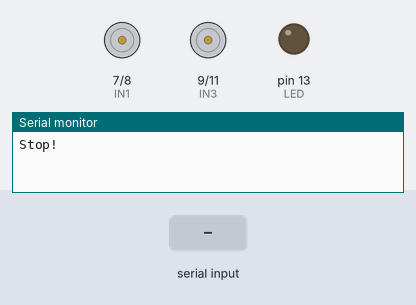
Recording of a sketch running on a simulated Arduino Uno, built with avr-gcc and run on an emulated ATmega328P. Shown: motor-driver pin pairs drawn as motors (green arrow = first pin HIGH = forward, orange = second pin HIGH = backward, longer = more drive, scaled by the enable pin), output pins drawn as LEDs (lit = HIGH), the last lines printed to the serial monitor. The test bench sets the inputs (shaded band).

Above: at 1.2 s.
1.3 s: "w" received over Serial
At 1.7 s:
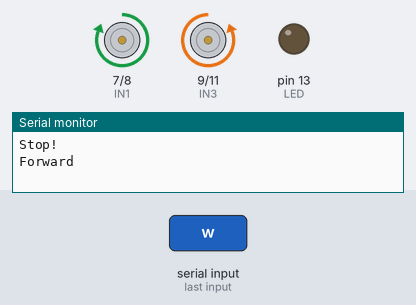
2.8 s: "s" received over Serial
At 3.9 s:
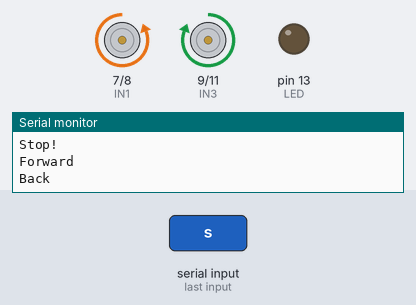
4.3 s: "a" received over Serial
At 5.1 s:
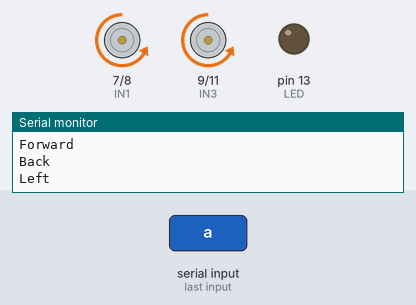
5.8 s: "d" received over Serial
At 6.2 s:
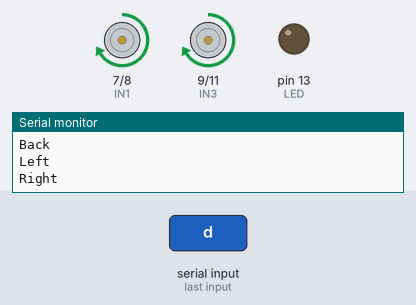
7.3 s: "q" received over Serial
At 8.5 s:
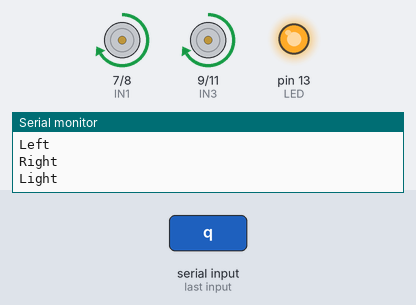
8.8 s: "e" received over Serial
At 9.7 s:
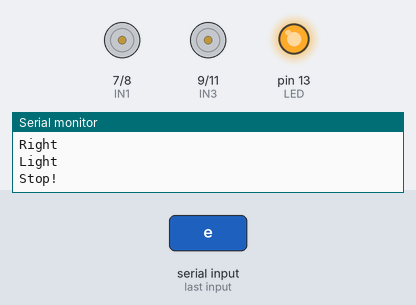
Timing chart, 0 to 11.3 s (numbered marks = the images above; inputs shaded):
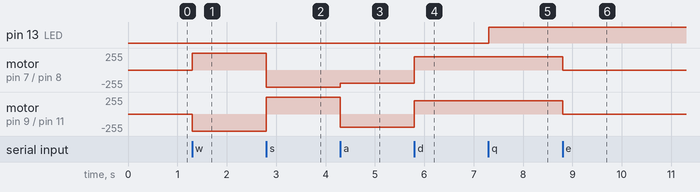

Measured:
- after the input at 1.3 s, motor on pin 7 (IN1) / pin 8 (IN2): stopped → forward 255/255 at once; motor on pin 9 (IN3) / pin 11 (IN4): stopped → backward 255/255 at once
- after the input at 2.8 s, motor on pin 7 (IN1) / pin 8 (IN2): forward 255/255 → backward 255/255 at once; motor on pin 9 (IN3) / pin 11 (IN4): backward 255/255 → forward 255/255 at once
- after the input at 4.3 s, motor on pin 7 (IN1) / pin 8 (IN2): backward 255/255 → backward 200/255 at once; motor on pin 9 (IN3) / pin 11 (IN4): forward 255/255 → backward 200/255 at once
- after the input at 5.8 s, motor on pin 7 (IN1) / pin 8 (IN2), motor on pin 9 (IN3) / pin 11 (IN4): backward 200/255 → forward 200/255 at once
- after the input at 7.3 s, pin 13 (LED): LOW → HIGH at once
- after the input at 8.8 s, motor on pin 7 (IN1) / pin 8 (IN2), motor on pin 9 (IN3) / pin 11 (IN4): forward 200/255 → stopped at once

The sketch:

arduino_code.ino
```cpp
//www.elegoo.com

#define ENA 5 // left motor speed
#define ENB 6 // right motor speed
#define IN1 7 // left front wheel
#define IN2 8 // left rear wheel
#define IN3 9 //right rear wheel
#define IN4 11 // right front wheel
#define LED 13

unsigned char carSpeed = 200;
bool state = LOW;
char getstr;

void forward(){
  digitalWrite(ENA,HIGH);
  digitalWrite(ENB,HIGH);
  digitalWrite(IN1,HIGH);
  digitalWrite(IN2,LOW);
  digitalWrite(IN3,LOW);
  digitalWrite(IN4,HIGH);
  Serial.println("Forward");
  Serial.flush();
}

void forwardLeft(){
  digitalWrite(ENA,HIGH);
  digitalWrite(ENB,LOW);
  digitalWrite(IN1,HIGH);
  digitalWrite(IN2,LOW);
  digitalWrite(IN3,LOW);
  digitalWrite(IN4,LOW);
  Serial.println("Left Forward");
  Serial.flush();
}

void forwardRight(){
  digitalWrite(ENA,LOW);
  digitalWrite(ENB,HIGH);
  digitalWrite(IN1,LOW);
  digitalWrite(IN2,LOW);
  digitalWrite(IN3,LOW);
  digitalWrite(IN4,HIGH);
  Serial.println("Right Forward");
  Serial.flush();
}

void back(){
  digitalWrite(ENA,HIGH);
  digitalWrite(ENB,HIGH);
  digitalWrite(IN1,LOW);
  digitalWrite(IN2,HIGH);
  digitalWrite(IN3,HIGH);
  digitalWrite(IN4,LOW);
  Serial.println("Back");
  Serial.flush();
}

void backLeft(){
  digitalWrite(ENA,HIGH);
  digitalWrite(ENB,LOW);
  digitalWrite(IN1,LOW);
  digitalWrite(IN2,HIGH);
  digitalWrite(IN3,LOW);
  digitalWrite(IN4,LOW);
  Serial.println("Left Back");
  Serial.flush();
}

void backRight(){
  digitalWrite(ENA,LOW);
  digitalWrite(ENB,HIGH);
  digitalWrite(IN1,LOW);
  digitalWrite(IN2,LOW);
  digitalWrite(IN3,HIGH);
  digitalWrite(IN4,LOW);
  Serial.println("Right Back");
  Serial.flush();
}

void left(){
  analogWrite(ENA,carSpeed);
  analogWrite(ENB,carSpeed);
  digitalWrite(IN1,LOW);
  digitalWrite(IN2,HIGH);
  digitalWrite(IN3,LOW);
  digitalWrite(IN4,HIGH);
  Serial.println("Left");
  Serial.flush();
}

void right(){
  analogWrite(ENA,carSpeed);
  analogWrite(ENB,carSpeed);
  digitalWrite(IN1,HIGH);
  digitalWrite(IN2,LOW);
  digitalWrite(IN3,HIGH);
  digitalWrite(IN4,LOW);
  Serial.println("Right");
  Serial.flush();
}

void stop(){
  digitalWrite(ENA,LOW);
  digitalWrite(ENB,LOW);
  Serial.println("Stop!");
  Serial.flush();
}

void stateChange(){
  state = !state;
  digitalWrite(LED, state);
  Serial.println("Light");
  Serial.flush();
}

void setup() {
  Serial.begin(9600);
  pinMode(LED, OUTPUT);
  pinMode(IN1,OUTPUT);
  pinMode(IN2,OUTPUT);
  pinMode(IN3,OUTPUT);
  pinMode(IN4,OUTPUT);
  pinMode(ENA,OUTPUT);
  pinMode(ENB,OUTPUT);
  stop();
}

void loop() {
  getstr = Serial.read();
  switch(getstr){
    case 'w': forward(); break;
    case 's': back();   break;
    case 'a': left();   break;
    case 'd': right();  break;
    case 'e': stop();   break;
    case 'q': stateChange(); break;
    default:  break;
  }
}
```
